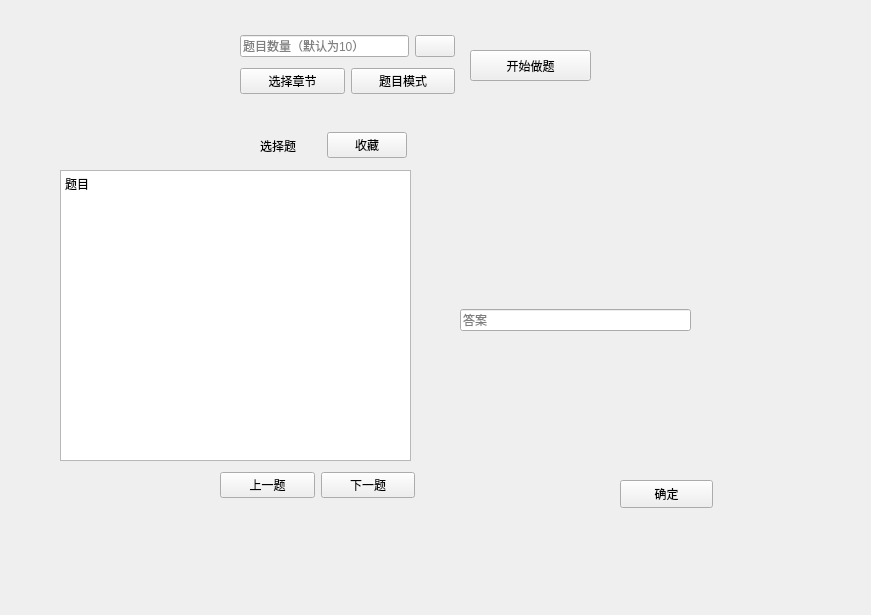
<?xml version="1.0" encoding="UTF-8"?>
<ui version="4.0">
 <class>Form</class>
 <widget class="QWidget" name="Form">
  <property name="geometry">
   <rect>
    <x>0</x>
    <y>0</y>
    <width>871</width>
    <height>615</height>
   </rect>
  </property>
  <property name="windowTitle">
   <string>Form</string>
  </property>
  <widget class="QStackedWidget" name="stackedWidget">
   <property name="geometry">
    <rect>
     <x>460</x>
     <y>180</y>
     <width>261</width>
     <height>331</height>
    </rect>
   </property>
   <property name="currentIndex">
    <number>1</number>
   </property>
   <widget class="QWidget" name="select">
    <widget class="QWidget" name="layoutWidget">
     <property name="geometry">
      <rect>
       <x>0</x>
       <y>0</y>
       <width>231</width>
       <height>281</height>
      </rect>
     </property>
     <layout class="QVBoxLayout" name="verticalLayout">
      <item>
       <widget class="QPushButton" name="pushButton">
        <property name="text">
         <string>A</string>
        </property>
       </widget>
      </item>
      <item>
       <widget class="QPushButton" name="pushButton_2">
        <property name="text">
         <string>B</string>
        </property>
       </widget>
      </item>
      <item>
       <widget class="QPushButton" name="pushButton_3">
        <property name="text">
         <string>C</string>
        </property>
       </widget>
      </item>
      <item>
       <widget class="QPushButton" name="pushButton_4">
        <property name="text">
         <string>D</string>
        </property>
       </widget>
      </item>
     </layout>
    </widget>
   </widget>
   <widget class="QWidget" name="blank">
    <widget class="QWidget" name="layoutWidget_2">
     <property name="geometry">
      <rect>
       <x>0</x>
       <y>0</y>
       <width>231</width>
       <height>281</height>
      </rect>
     </property>
     <layout class="QVBoxLayout" name="verticalLayout_2">
      <item>
       <widget class="QLineEdit" name="lineEdit">
        <property name="placeholderText">
         <string>答案</string>
        </property>
       </widget>
      </item>
     </layout>
    </widget>
    <widget class="QPushButton" name="confirm_blank">
     <property name="geometry">
      <rect>
       <x>160</x>
       <y>300</y>
       <width>93</width>
       <height>28</height>
      </rect>
     </property>
     <property name="text">
      <string>确定</string>
     </property>
    </widget>
   </widget>
   <widget class="QWidget" name="mul">
    <widget class="QWidget" name="layoutWidget_3">
     <property name="geometry">
      <rect>
       <x>0</x>
       <y>0</y>
       <width>231</width>
       <height>281</height>
      </rect>
     </property>
     <layout class="QVBoxLayout" name="verticalLayout_3">
      <item>
       <widget class="QCheckBox" name="checkBox_5">
        <property name="text">
         <string>CheckBox</string>
        </property>
       </widget>
      </item>
      <item>
       <widget class="QCheckBox" name="checkBox_4">
        <property name="text">
         <string>CheckBox</string>
        </property>
       </widget>
      </item>
      <item>
       <widget class="QCheckBox" name="checkBox_3">
        <property name="text">
         <string>CheckBox</string>
        </property>
       </widget>
      </item>
      <item>
       <widget class="QCheckBox" name="checkBox">
        <property name="text">
         <string>CheckBox</string>
        </property>
       </widget>
      </item>
     </layout>
    </widget>
    <widget class="QPushButton" name="confirm_mul">
     <property name="geometry">
      <rect>
       <x>160</x>
       <y>300</y>
       <width>93</width>
       <height>28</height>
      </rect>
     </property>
     <property name="text">
      <string>确定</string>
     </property>
    </widget>
   </widget>
  </widget>
  <widget class="QTextBrowser" name="exercise">
   <property name="geometry">
    <rect>
     <x>60</x>
     <y>170</y>
     <width>351</width>
     <height>291</height>
    </rect>
   </property>
   <property name="html">
    <string>&lt;!DOCTYPE HTML PUBLIC &quot;-//W3C//DTD HTML 4.0//EN&quot; &quot;http://www.w3.org/TR/REC-html40/strict.dtd&quot;&gt;
&lt;html&gt;&lt;head&gt;&lt;meta name=&quot;qrichtext&quot; content=&quot;1&quot; /&gt;&lt;style type=&quot;text/css&quot;&gt;
p, li { white-space: pre-wrap; }
&lt;/style&gt;&lt;/head&gt;&lt;body style=&quot; font-family:'SimSun'; font-size:9pt; font-weight:400; font-style:normal;&quot;&gt;
&lt;p style=&quot; margin-top:0px; margin-bottom:0px; margin-left:0px; margin-right:0px; -qt-block-indent:0; text-indent:0px;&quot;&gt;题目&lt;/p&gt;&lt;/body&gt;&lt;/html&gt;</string>
   </property>
  </widget>
  <widget class="QWidget" name="layoutWidget_4">
   <property name="geometry">
    <rect>
     <x>220</x>
     <y>470</y>
     <width>195</width>
     <height>30</height>
    </rect>
   </property>
   <layout class="QHBoxLayout" name="horizontalLayout_2">
    <item>
     <widget class="QPushButton" name="pree">
      <property name="text">
       <string>上一题</string>
      </property>
     </widget>
    </item>
    <item>
     <widget class="QPushButton" name="nexte">
      <property name="text">
       <string>下一题</string>
      </property>
     </widget>
    </item>
   </layout>
  </widget>
  <widget class="QWidget" name="layoutWidget">
   <property name="geometry">
    <rect>
     <x>260</x>
     <y>130</y>
     <width>147</width>
     <height>31</height>
    </rect>
   </property>
   <layout class="QHBoxLayout" name="horizontalLayout">
    <item>
     <widget class="QLabel" name="etype">
      <property name="text">
       <string>选择题</string>
      </property>
     </widget>
    </item>
    <item>
     <widget class="QPushButton" name="shoucang">
      <property name="text">
       <string>收藏</string>
      </property>
      <property name="icon">
       <iconset resource="resources.qrc">
        <normaloff>:/icons/icon/star.png</normaloff>:/icons/icon/star.png</iconset>
      </property>
     </widget>
    </item>
   </layout>
  </widget>
  <widget class="QWidget" name="layoutWidget">
   <property name="geometry">
    <rect>
     <x>240</x>
     <y>30</y>
     <width>215</width>
     <height>70</height>
    </rect>
   </property>
   <layout class="QVBoxLayout" name="verticalLayout_4">
    <item>
     <layout class="QHBoxLayout" name="horizontalLayout_3">
      <item>
       <widget class="QLineEdit" name="enums">
        <property name="placeholderText">
         <string>题目数量（默认为10）</string>
        </property>
       </widget>
      </item>
      <item>
       <widget class="QPushButton" name="s_confirm">
        <property name="text">
         <string/>
        </property>
        <property name="icon">
         <iconset resource="resources.qrc">
          <normaloff>:/images/icon/Ok.png</normaloff>:/images/icon/Ok.png</iconset>
        </property>
       </widget>
      </item>
     </layout>
    </item>
    <item>
     <layout class="QHBoxLayout" name="horizontalLayout_4">
      <item>
       <widget class="QPushButton" name="s_chap">
        <property name="text">
         <string>选择章节</string>
        </property>
       </widget>
      </item>
      <item>
       <widget class="QPushButton" name="s_mode">
        <property name="text">
         <string>题目模式</string>
        </property>
       </widget>
      </item>
     </layout>
    </item>
   </layout>
  </widget>
  <widget class="QPushButton" name="start">
   <property name="geometry">
    <rect>
     <x>470</x>
     <y>50</y>
     <width>121</width>
     <height>31</height>
    </rect>
   </property>
   <property name="text">
    <string>开始做题</string>
   </property>
  </widget>
 </widget>
 <resources>
  <include location="resources.qrc"/>
 </resources>
 <connections/>
</ui>
